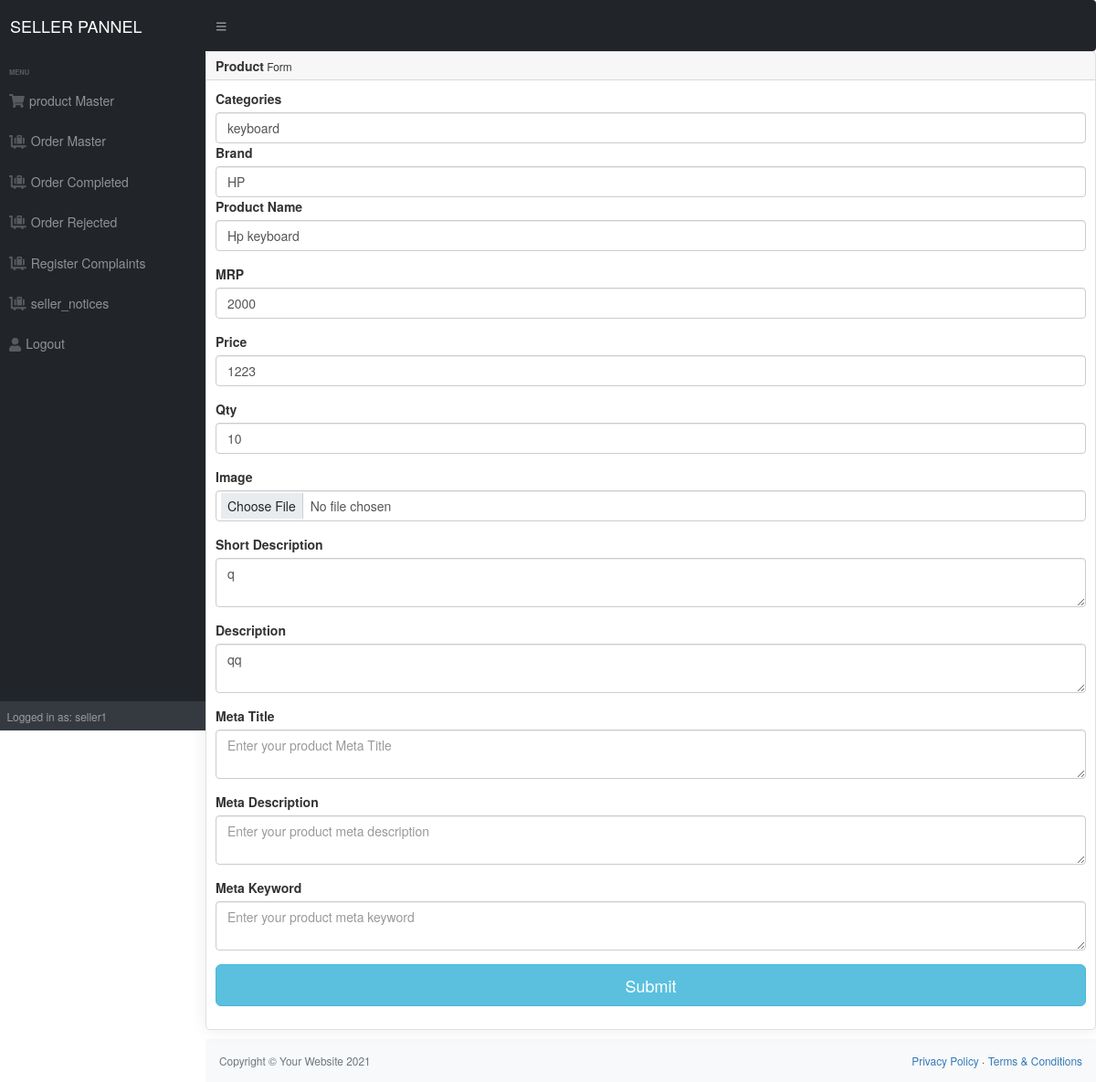
The page /seller/manage_products.php?id=9 (signed in) on the database its author committed.
### tables this page shows
CREATE TABLE `product` (
  `id` int(11) NOT NULL,
  `seller_id` int(11) NOT NULL,
  `brand_id` int(11) NOT NULL,
  `categories_id` int(11) NOT NULL,
  `name` varchar(255) NOT NULL,
  `mrp` float NOT NULL,
  `price` float NOT NULL,
  `qty` int(11) NOT NULL,
  `image` varchar(2000) NOT NULL,
  `short_desc` varchar(2000) NOT NULL,
  `description` text NOT NULL,
  `meta_title` varchar(2000) NOT NULL,
  `meta_desc` varchar(2000) NOT NULL,
  `meta_keyword` varchar(2000) NOT NULL,
  `status` tinyint(4) NOT NULL
);

### seller/functions.php (called while the page is built, shortened)
<?php
function get_safe_value($con,$str)
{
 	if($str!='')
	{
        $str=trim($str);
		return mysqli_real_escape_string($con,$str);
	}
}
?>

### seller/manage_products.php (the view, shortened to what this page needs)
<?php
require('top.seller.php');
$categories_id='';
$brand_id='';
$name='';
$mrp='';
$price='';
$qty='';
$short_desc='';
$description='';
$meta_title='';
$meta_desc='';
$meta_keyword='';
$image_required='required';
if(isset($_GET['id']) && $_GET['id']!=''){
	$image_required='';
	$id=get_safe_value($con,$_GET['id']);
	$res=mysqli_query($con,"select * from product where id='$id'");
    $check=mysqli_num_rows($res);
    if($check>0)
	 {
	$row=mysqli_fetch_assoc($res);
	$categories_id=$row['categories_id'];
	$brand_id=$row['brand_id'];
    $name=$row['name'];
    $mrp=$row['mrp'];
    $price=$row['price'];
    $qty=$row['qty'];
    $short_desc=$row['short_desc'];
    $description=$row['description'];
    $meta_title=$row['meta_title'];
    $meta_desc=$row['meta_desc'];
    $meta_keyword=$row['meta_keyword'];
	 }else{
		header('product.php');
		die();
		}
}
?>
<div id="layoutSidenav_content">
<main>
<div class="row">
                  <div class="col-lg-12">
                     <div class="card">
                        <div class="card-header"><strong>Product</strong><small> Form</small></div>
                        <div class="card-body card-block">
                           <form method="post" enctype="multipart/form-data">
						   <div class="form-group">
						   <label for="Categories" class=" form-control-label">Categories</label>
                           <select class="form-control "name="categories_id">
						     <?php
                             $res=mysqli_query($con,"select id,categories from categories order by categories asc");
						    while($row=mysqli_fetch_assoc($res)){
								if($row['id']==$categories_id){
								echo " <option selected value=".$row['id'].">".$row['categories']."</option>";
						        }else{
								echo " <option value=".$row['id'].">".$row['categories']."</option>";
								}
							}
						   ?>
						  </select>
						  <label for="Categories" class=" form-control-label">Brand</label>
						   <select class="form-control "name="brand_id">
						   <?php
						   $res=mysqli_query($con,"select * from brand");
						   while($row=mysqli_fetch_assoc($res)){
							  if($row['id']==$brand_id){
							  echo " <option selected value=".$row['id'].">".$row['name']."</option>";
							  }else{
							  echo " <option value=".$row['id'].">".$row['name']."</option>";
							  }
						  }
						 ?>
						</select>
                          <div class="form-group">
						   <label for="Categories" class=" form-control-label">Product Name</label>
						   <input type="text" placeholder="Enter your product Name" name="name"
						   class="form-control" required value="<?php echo $name ?>" >
						   </div>
						   <div class="form-group">
						   <label for="Categories" class=" form-control-label">MRP</label>
						   <input type="text" placeholder="Enter your product MRP" name="mrp"
						   class="form-control" required value="<?php echo $mrp ?>" >
						   </div>
						   <div class="form-group">
						   <label for="Categories" class=" form-control-label">Price</label>
						   <input type="text" placeholder="Enter your product Price" name="price"
						   class="form-control" required value="<?php echo $price ?>" >
						   </div>
						   <div class="form-group">
						   <label for="Categories" class=" form-control-label">Qty</label>
						   <input type="text" placeholder="Enter qty" name="qty"
						   class="form-control" required value="<?php echo $qty ?>" >
						   </div>
						   <div class="form-group">
						   <label for="Categories" class=" form-control-label">Image</label>
						   <input type="file"  name="image" class="form-control" <?php echo $image_required?> >
						   </div>
						   <div class="form-group">
						   <label for="Categories" class=" form-control-label">Short Description</label>
						   <textarea placeholder="Enter your product Short description" name="short_desc"
						   class="form-control" required><?php echo $short_desc ?> </textarea>
						   </div>
						   <div class="form-group">
						   <label for="Categories" class=" form-control-label">Description</label>
						   <textarea placeholder="Enter your product description" name="description"
						   class="form-control" required><?php echo $description ?></textarea>
						   </div>
						   <div class="form-group">
						   <label for="Categories" class=" form-control-label">Meta Title</label>
						   <textarea placeholder="Enter your product Meta Title " name="meta_title"
						   class="form-control" ><?php echo $meta_title ?></textarea>
						   </div>
						   <div class="form-group">
						   <label for="Categories" class=" form-control-label">Meta Description </label>
						   <textarea type="text" placeholder="Enter your product meta description" name="meta_desc"
						   class="form-control" ><?php echo $meta_desc ?></textarea>
						   </div>
						   <div class="form-group">
						   <label for="Categories" class=" form-control-label">Meta Keyword</label>
						   <textarea placeholder="Enter your product meta keyword" name="meta_keyword"
						   class="form-control" ><?php echo $meta_keyword ?></textarea>
						   </div>
                           <button id="payment-button" type="submit" name="submit" class="btn btn-lg btn-info btn-block">
                           <span id="payment-button-amount">Submit</span>
                           </button>
						   </form>
                        </div>
                     </div>
                  </div>
               </div>
</main>
<?php
require('footer.seller.php');
?>

### seller/css/custom.css (style rules this page uses)
.card { margin-bottom: 10px; border-radius: 5px; border: 10 solid transparent; -webkit-box-shadow: 0 0 20px rgba(0, 0, 0, .08); box-shadow: 0 0 20px rgba(0, 0, 0, .08); }
.card .card-body { float: left; position: relative; width: 100%; }

### rows shown on the page
product: name "Hp keyboard", mrp "2000", price "1223", qty "10", short_desc "q", description "qq"

### other values the page prints
$_SESSION['SELLER_NAME'] "seller1"
form field categories_id "keyboard"
form field brand_id "HP"
